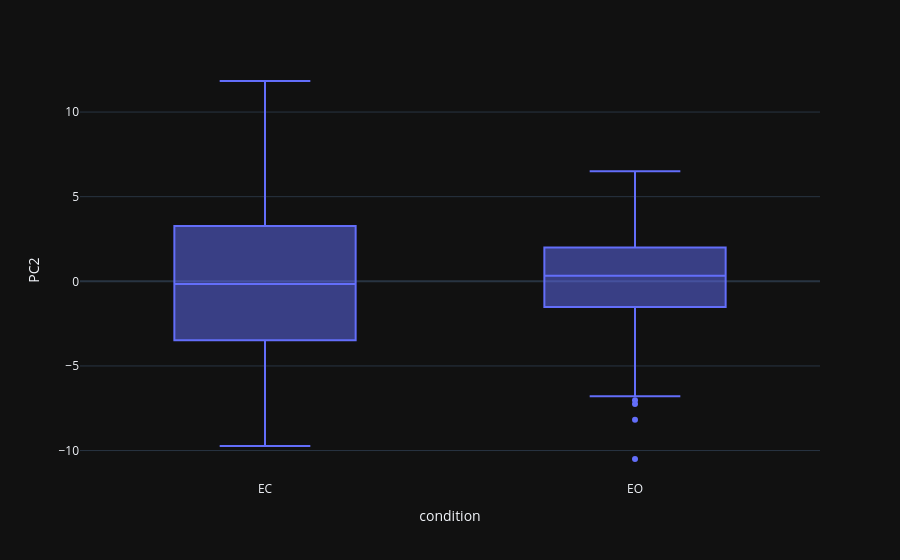

The notebook cell saved with this chart:
### Code cell
px.box(df_pca, x="condition", y="PC2")

### Figure 1 — Plotly figure (JSON) as saved in the notebook; plotly's stock layout.template omitted (floating-point values rounded to 4 significant figures)
{"data": [{"alignmentgroup": "True", "hovertemplate": "condition=%{x}<br>PC2=%{y}<extra></extra>", "legendgroup": "", "marker": {"color": "#636efa"}, "name": "", "notched": false, "offsetgroup": "", "orientation": "v", "showlegend": false, "type": "box", "x": ["EC", "EO", "EC", "EO", "EC", "EO", "EC", "EO", "EC", "EO", "EC", "EO", "EC", "EO", "EC", "EO", "EC", "EO", "EC", "EO", "EC", "EO", "EC", "EO", "EC", "EO", "EC", "EO", "EC", "EO", "EC", "EO", "EC", "EO", "EC", "EO", "EC", "EO", "EC", "EO", "EC", "EO", "EC", "EO", "EC", "EO", "EC", "EO", "EC", "EO", "EO", "EC", "EC", "EO", "EC", "EO", "EC", "EO", "EC", "EO", "EC", "EO", "EC", "EO", "EC", "EO", "EC", "EO", "EC", "EO", "EC", "EO", "EC", "EO", "EC", "EO", "EC", "EO", "EC", "EO", "EC", "EO", "EC", "EO", "EC", "EO", "EC", "EO", "EC", "EO", "EC", "EO", "EC", "EO", "EC", "EO", "EC", "EO", "EC", "EO", "EC", "EO", "EC", "EO", "EC", "EO", "EC", "EO"], "x0": " ", "xaxis": "x", "y": [-4.824, -7.021, -3.901, 3.333, -9.726, -8.182, 4.233, 4.889, -0.3941, 0.4798, 3.193, -1.522, -3.558, -5.378, -3.037, 1.194, 7.056, -0.1617, -3.481, 1.445, 1.554, 0.7621, 3.494, 0.147, -5.101, -2.479, -6.446, -10.5, -7.618, -6.789, 11.14, 3.313, 11.83, -0.1079, -2.452, -3.865, 5.556, 4.313, 1.741, 2.46, 1.715, 3.341, 3.035, 2.004, -3.151, 5.046, 2.77, 1.391, 6.549, 3.114, 1.645, 1.618, 5.52, 0.6251, -6.306, -6.449, -4.913, -0.9016, -1.191, 0.7888, 3.95, -0.8871, -5.779, 0.1807, 1.051, 1.068, -2.576, -1.085, -0.438, -0.7553, -1.013, -0.597, 6.202, 3.031, -0.4211, -3.555, 3.218, 4.445, 2.262, 1.263, 1.119, -0.2006, -1.014, -5.742, 0.07987, -0.2233, -5.741, -4.745, 1.476, 1.759, -0.6813, -0.1201, 7.286, 6.5, -2.18, 2.889, 6.447, 1.471, 3.264, -3.551, 5.504, 0.1745, -5.758, -7.252, -5.7, 4.307, -1.866, 1.086], "y0": " ", "yaxis": "y"}], "layout": {"boxmode": "group", "legend": {"tracegroupgap": 0}, "margin": {"t": 60}, "xaxis": {"anchor": "y", "domain": [0, 1], "title": {"text": "condition"}}, "yaxis": {"anchor": "x", "domain": [0, 1], "title": {"text": "PC2"}}}}
